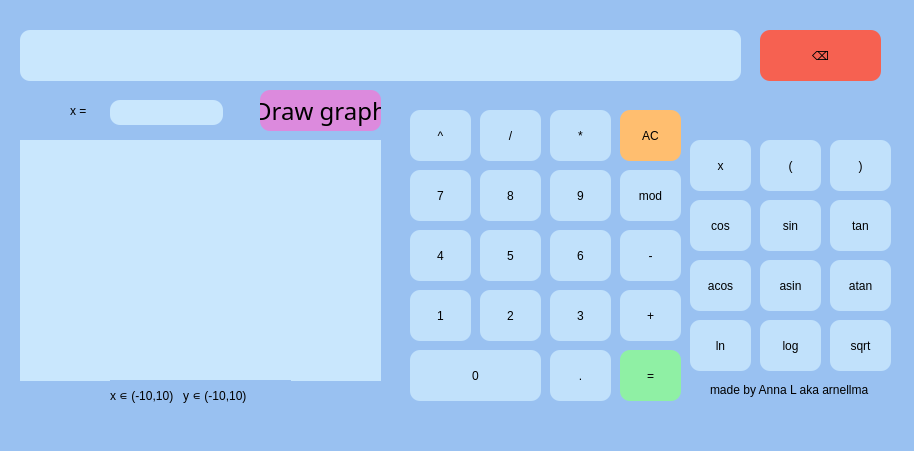
<?xml version="1.0" encoding="UTF-8"?>
<ui version="4.0">
 <class>MainWindow</class>
 <widget class="QMainWindow" name="MainWindow">
  <property name="geometry">
   <rect>
    <x>0</x>
    <y>0</y>
    <width>914</width>
    <height>451</height>
   </rect>
  </property>
  <property name="windowTitle">
   <string>MainWindow</string>
  </property>
  <property name="styleSheet">
   <string notr="true">background-color: rgb(153, 193, 241);</string>
  </property>
  <widget class="QWidget" name="centralwidget">
   <widget class="QPushButton" name="pushButton_0">
    <property name="geometry">
     <rect>
      <x>410</x>
      <y>350</y>
      <width>131</width>
      <height>51</height>
     </rect>
    </property>
    <property name="styleSheet">
     <string notr="true">border-radius: 10px;
background-color: rgba(201, 231, 253, 215);
font: 75 18pt &quot;Ubuntu Condensed&quot;;
</string>
    </property>
    <property name="text">
     <string>0</string>
    </property>
   </widget>
   <widget class="QPushButton" name="pushButton_dot">
    <property name="geometry">
     <rect>
      <x>550</x>
      <y>350</y>
      <width>61</width>
      <height>51</height>
     </rect>
    </property>
    <property name="styleSheet">
     <string notr="true">border-radius: 10px;
background-color: rgba(201, 231, 253, 215);
font: 75 18pt &quot;Ubuntu Condensed&quot;;
</string>
    </property>
    <property name="text">
     <string>.</string>
    </property>
   </widget>
   <widget class="QPushButton" name="pushButton_equal">
    <property name="geometry">
     <rect>
      <x>620</x>
      <y>350</y>
      <width>61</width>
      <height>51</height>
     </rect>
    </property>
    <property name="styleSheet">
     <string notr="true">border-radius: 10px;
font: 75 18pt &quot;Ubuntu Condensed&quot;;
background-color: rgb(143, 240, 164);
</string>
    </property>
    <property name="text">
     <string>=</string>
    </property>
   </widget>
   <widget class="QPushButton" name="pushButton_1">
    <property name="geometry">
     <rect>
      <x>410</x>
      <y>290</y>
      <width>61</width>
      <height>51</height>
     </rect>
    </property>
    <property name="styleSheet">
     <string notr="true">border-radius: 10px;
background-color: rgba(201, 231, 253, 215);
font: 75 18pt &quot;Ubuntu Condensed&quot;;
</string>
    </property>
    <property name="text">
     <string>1</string>
    </property>
   </widget>
   <widget class="QPushButton" name="pushButton_2">
    <property name="geometry">
     <rect>
      <x>480</x>
      <y>290</y>
      <width>61</width>
      <height>51</height>
     </rect>
    </property>
    <property name="styleSheet">
     <string notr="true">border-radius: 10px;
background-color: rgba(201, 231, 253, 215);
font: 75 18pt &quot;Ubuntu Condensed&quot;;
</string>
    </property>
    <property name="text">
     <string>2</string>
    </property>
   </widget>
   <widget class="QPushButton" name="pushButton_3">
    <property name="geometry">
     <rect>
      <x>550</x>
      <y>290</y>
      <width>61</width>
      <height>51</height>
     </rect>
    </property>
    <property name="styleSheet">
     <string notr="true">border-radius: 10px;
background-color: rgba(201, 231, 253, 215);
font: 75 18pt &quot;Ubuntu Condensed&quot;;

</string>
    </property>
    <property name="text">
     <string>3</string>
    </property>
   </widget>
   <widget class="QPushButton" name="pushButton_plus">
    <property name="geometry">
     <rect>
      <x>620</x>
      <y>290</y>
      <width>61</width>
      <height>51</height>
     </rect>
    </property>
    <property name="styleSheet">
     <string notr="true">border-radius: 10px;
background-color: rgba(201, 231, 253, 215);
font: 75 18pt &quot;Ubuntu Condensed&quot;;
</string>
    </property>
    <property name="text">
     <string>+</string>
    </property>
   </widget>
   <widget class="QPushButton" name="pushButton_4">
    <property name="geometry">
     <rect>
      <x>410</x>
      <y>230</y>
      <width>61</width>
      <height>51</height>
     </rect>
    </property>
    <property name="styleSheet">
     <string notr="true">border-radius: 10px;
background-color: rgba(201, 231, 253, 215);
font: 75 18pt &quot;Ubuntu Condensed&quot;;
</string>
    </property>
    <property name="text">
     <string>4</string>
    </property>
   </widget>
   <widget class="QPushButton" name="pushButton_5">
    <property name="geometry">
     <rect>
      <x>480</x>
      <y>230</y>
      <width>61</width>
      <height>51</height>
     </rect>
    </property>
    <property name="styleSheet">
     <string notr="true">border-radius: 10px;
background-color: rgba(201, 231, 253, 215);
font: 75 18pt &quot;Ubuntu Condensed&quot;;
</string>
    </property>
    <property name="text">
     <string>5</string>
    </property>
   </widget>
   <widget class="QPushButton" name="pushButton_6">
    <property name="geometry">
     <rect>
      <x>550</x>
      <y>230</y>
      <width>61</width>
      <height>51</height>
     </rect>
    </property>
    <property name="styleSheet">
     <string notr="true">border-radius: 10px;
background-color: rgba(201, 231, 253, 215);
font: 75 18pt &quot;Ubuntu Condensed&quot;;
</string>
    </property>
    <property name="text">
     <string>6</string>
    </property>
   </widget>
   <widget class="QPushButton" name="pushButton_minus">
    <property name="geometry">
     <rect>
      <x>620</x>
      <y>230</y>
      <width>61</width>
      <height>51</height>
     </rect>
    </property>
    <property name="styleSheet">
     <string notr="true">border-radius: 10px;
background-color: rgba(201, 231, 253, 215);
font: 75 18pt &quot;Ubuntu Condensed&quot;;
</string>
    </property>
    <property name="text">
     <string>-</string>
    </property>
   </widget>
   <widget class="QPushButton" name="pushButton_7">
    <property name="geometry">
     <rect>
      <x>410</x>
      <y>170</y>
      <width>61</width>
      <height>51</height>
     </rect>
    </property>
    <property name="styleSheet">
     <string notr="true">border-radius: 10px;
background-color: rgba(201, 231, 253, 215);
font: 75 18pt &quot;Ubuntu Condensed&quot;;
</string>
    </property>
    <property name="text">
     <string>7</string>
    </property>
   </widget>
   <widget class="QPushButton" name="pushButton_8">
    <property name="geometry">
     <rect>
      <x>480</x>
      <y>170</y>
      <width>61</width>
      <height>51</height>
     </rect>
    </property>
    <property name="styleSheet">
     <string notr="true">border-radius: 10px;
background-color: rgba(201, 231, 253, 215);
font: 75 18pt &quot;Ubuntu Condensed&quot;;
</string>
    </property>
    <property name="text">
     <string>8</string>
    </property>
   </widget>
   <widget class="QPushButton" name="pushButton_9">
    <property name="geometry">
     <rect>
      <x>550</x>
      <y>170</y>
      <width>61</width>
      <height>51</height>
     </rect>
    </property>
    <property name="styleSheet">
     <string notr="true">border-radius: 10px;
background-color: rgba(201, 231, 253, 215);
font: 75 18pt &quot;Ubuntu Condensed&quot;;
</string>
    </property>
    <property name="text">
     <string>9</string>
    </property>
   </widget>
   <widget class="QPushButton" name="pushButton_multiplication">
    <property name="geometry">
     <rect>
      <x>550</x>
      <y>110</y>
      <width>61</width>
      <height>51</height>
     </rect>
    </property>
    <property name="styleSheet">
     <string notr="true">border-radius: 10px;
background-color: rgba(201, 231, 253, 215);
font: 75 18pt &quot;Ubuntu Condensed&quot;;
</string>
    </property>
    <property name="text">
     <string>*</string>
    </property>
   </widget>
   <widget class="QPushButton" name="pushButton_pow">
    <property name="geometry">
     <rect>
      <x>410</x>
      <y>110</y>
      <width>61</width>
      <height>51</height>
     </rect>
    </property>
    <property name="styleSheet">
     <string notr="true">border-radius: 10px;
background-color: rgba(201, 231, 253, 215);
font: 75 18pt &quot;Ubuntu Condensed&quot;;
</string>
    </property>
    <property name="text">
     <string>^</string>
    </property>
   </widget>
   <widget class="QPushButton" name="pushButton_mod">
    <property name="geometry">
     <rect>
      <x>620</x>
      <y>170</y>
      <width>61</width>
      <height>51</height>
     </rect>
    </property>
    <property name="styleSheet">
     <string notr="true">border-radius: 10px;
background-color: rgba(201, 231, 253, 215);
font: 75 18pt &quot;Ubuntu Condensed&quot;;
</string>
    </property>
    <property name="text">
     <string>mod</string>
    </property>
   </widget>
   <widget class="QPushButton" name="pushButton_division">
    <property name="geometry">
     <rect>
      <x>480</x>
      <y>110</y>
      <width>61</width>
      <height>51</height>
     </rect>
    </property>
    <property name="styleSheet">
     <string notr="true">border-radius: 10px;
background-color: rgba(201, 231, 253, 215);
font: 75 18pt &quot;Ubuntu Condensed&quot;;
</string>
    </property>
    <property name="text">
     <string>/</string>
    </property>
   </widget>
   <widget class="QPushButton" name="pushButton_AC">
    <property name="geometry">
     <rect>
      <x>620</x>
      <y>110</y>
      <width>61</width>
      <height>51</height>
     </rect>
    </property>
    <property name="styleSheet">
     <string notr="true">background-color: rgb(255, 190, 111);
border-radius: 10px;
font: 75 18pt &quot;Ubuntu Condensed&quot;;
</string>
    </property>
    <property name="text">
     <string>AC</string>
    </property>
   </widget>
   <widget class="QPushButton" name="pushButton_backspace">
    <property name="geometry">
     <rect>
      <x>760</x>
      <y>30</y>
      <width>121</width>
      <height>51</height>
     </rect>
    </property>
    <property name="styleSheet">
     <string notr="true">background-color: rgb(246, 97, 81);
border-radius: 10px;
font: 75 18pt &quot;Ubuntu Condensed&quot;;
</string>
    </property>
    <property name="text">
     <string>⌫</string>
    </property>
   </widget>
   <widget class="QPushButton" name="pushButton_left_brace">
    <property name="geometry">
     <rect>
      <x>760</x>
      <y>140</y>
      <width>61</width>
      <height>51</height>
     </rect>
    </property>
    <property name="styleSheet">
     <string notr="true">border-radius: 10px;
background-color: rgba(201, 231, 253, 215);
font: 75 18pt &quot;Ubuntu Condensed&quot;;
</string>
    </property>
    <property name="text">
     <string>(</string>
    </property>
   </widget>
   <widget class="QPushButton" name="pushButton_right_brace">
    <property name="geometry">
     <rect>
      <x>830</x>
      <y>140</y>
      <width>61</width>
      <height>51</height>
     </rect>
    </property>
    <property name="styleSheet">
     <string notr="true">border-radius: 10px;
background-color: rgba(201, 231, 253, 215);
font: 75 18pt &quot;Ubuntu Condensed&quot;;
</string>
    </property>
    <property name="text">
     <string>)</string>
    </property>
   </widget>
   <widget class="QPushButton" name="pushButton_sqrt">
    <property name="geometry">
     <rect>
      <x>830</x>
      <y>320</y>
      <width>61</width>
      <height>51</height>
     </rect>
    </property>
    <property name="styleSheet">
     <string notr="true">border-radius: 10px;
background-color: rgba(201, 231, 253, 215);
font: 75 18pt &quot;Ubuntu Condensed&quot;;
</string>
    </property>
    <property name="text">
     <string>sqrt</string>
    </property>
   </widget>
   <widget class="QPushButton" name="pushButton_cos">
    <property name="geometry">
     <rect>
      <x>690</x>
      <y>200</y>
      <width>61</width>
      <height>51</height>
     </rect>
    </property>
    <property name="styleSheet">
     <string notr="true">border-radius: 10px;
background-color: rgba(201, 231, 253, 215);
font: 75 18pt &quot;Ubuntu Condensed&quot;;
</string>
    </property>
    <property name="text">
     <string>cos</string>
    </property>
   </widget>
   <widget class="QPushButton" name="pushButton_sin">
    <property name="geometry">
     <rect>
      <x>760</x>
      <y>200</y>
      <width>61</width>
      <height>51</height>
     </rect>
    </property>
    <property name="styleSheet">
     <string notr="true">border-radius: 10px;
background-color: rgba(201, 231, 253, 215);
font: 75 18pt &quot;Ubuntu Condensed&quot;;
</string>
    </property>
    <property name="text">
     <string>sin</string>
    </property>
   </widget>
   <widget class="QPushButton" name="pushButton_tan">
    <property name="geometry">
     <rect>
      <x>830</x>
      <y>200</y>
      <width>61</width>
      <height>51</height>
     </rect>
    </property>
    <property name="styleSheet">
     <string notr="true">border-radius: 10px;
background-color: rgba(201, 231, 253, 215);
font: 75 18pt &quot;Ubuntu Condensed&quot;;
</string>
    </property>
    <property name="text">
     <string>tan</string>
    </property>
   </widget>
   <widget class="QPushButton" name="pushButton_acos">
    <property name="geometry">
     <rect>
      <x>690</x>
      <y>260</y>
      <width>61</width>
      <height>51</height>
     </rect>
    </property>
    <property name="styleSheet">
     <string notr="true">border-radius: 10px;
background-color: rgba(201, 231, 253, 215);
font: 75 18pt &quot;Ubuntu Condensed&quot;;
</string>
    </property>
    <property name="text">
     <string>acos</string>
    </property>
   </widget>
   <widget class="QPushButton" name="pushButton_asin">
    <property name="geometry">
     <rect>
      <x>760</x>
      <y>260</y>
      <width>61</width>
      <height>51</height>
     </rect>
    </property>
    <property name="styleSheet">
     <string notr="true">border-radius: 10px;
background-color: rgba(201, 231, 253, 215);
font: 75 18pt &quot;Ubuntu Condensed&quot;;
</string>
    </property>
    <property name="text">
     <string>asin</string>
    </property>
   </widget>
   <widget class="QPushButton" name="pushButton_atan">
    <property name="geometry">
     <rect>
      <x>830</x>
      <y>260</y>
      <width>61</width>
      <height>51</height>
     </rect>
    </property>
    <property name="styleSheet">
     <string notr="true">border-radius: 10px;
background-color: rgba(201, 231, 253, 215);
font: 75 18pt &quot;Ubuntu Condensed&quot;;
</string>
    </property>
    <property name="text">
     <string>atan</string>
    </property>
   </widget>
   <widget class="QPushButton" name="pushButton_ln">
    <property name="geometry">
     <rect>
      <x>690</x>
      <y>320</y>
      <width>61</width>
      <height>51</height>
     </rect>
    </property>
    <property name="styleSheet">
     <string notr="true">border-radius: 10px;
background-color: rgba(201, 231, 253, 215);
font: 75 18pt &quot;Ubuntu Condensed&quot;;
</string>
    </property>
    <property name="text">
     <string>ln</string>
    </property>
   </widget>
   <widget class="QPushButton" name="pushButton_log">
    <property name="geometry">
     <rect>
      <x>760</x>
      <y>320</y>
      <width>61</width>
      <height>51</height>
     </rect>
    </property>
    <property name="styleSheet">
     <string notr="true">border-radius: 10px;
background-color: rgba(201, 231, 253, 215);
font: 75 18pt &quot;Ubuntu Condensed&quot;;
</string>
    </property>
    <property name="text">
     <string>log</string>
    </property>
   </widget>
   <widget class="QPushButton" name="pushButton_x">
    <property name="geometry">
     <rect>
      <x>690</x>
      <y>140</y>
      <width>61</width>
      <height>51</height>
     </rect>
    </property>
    <property name="styleSheet">
     <string notr="true">border-radius: 10px;
background-color: rgba(201, 231, 253, 215);
font: 75 18pt &quot;Ubuntu Condensed&quot;;
</string>
    </property>
    <property name="text">
     <string>x</string>
    </property>
   </widget>
   <widget class="QTextEdit" name="textEdit">
    <property name="geometry">
     <rect>
      <x>20</x>
      <y>30</y>
      <width>721</width>
      <height>51</height>
     </rect>
    </property>
    <property name="palette">
     <palette>
      <active>
       <colorrole role="WindowText">
        <brush brushstyle="SolidPattern">
         <color alpha="255">
          <red>0</red>
          <green>0</green>
          <blue>0</blue>
         </color>
        </brush>
       </colorrole>
       <colorrole role="Button">
        <brush brushstyle="SolidPattern">
         <color alpha="255">
          <red>201</red>
          <green>231</green>
          <blue>253</blue>
         </color>
        </brush>
       </colorrole>
       <colorrole role="Light">
        <brush brushstyle="SolidPattern">
         <color alpha="255">
          <red>255</red>
          <green>255</green>
          <blue>255</blue>
         </color>
        </brush>
       </colorrole>
       <colorrole role="Midlight">
        <brush brushstyle="SolidPattern">
         <color alpha="255">
          <red>208</red>
          <green>219</green>
          <blue>249</blue>
         </color>
        </brush>
       </colorrole>
       <colorrole role="Dark">
        <brush brushstyle="SolidPattern">
         <color alpha="255">
          <red>80</red>
          <green>91</green>
          <blue>121</blue>
         </color>
        </brush>
       </colorrole>
       <colorrole role="Mid">
        <brush brushstyle="SolidPattern">
         <color alpha="255">
          <red>107</red>
          <green>122</green>
          <blue>162</blue>
         </color>
        </brush>
       </colorrole>
       <colorrole role="Text">
        <brush brushstyle="SolidPattern">
         <color alpha="255">
          <red>0</red>
          <green>0</green>
          <blue>0</blue>
         </color>
        </brush>
       </colorrole>
       <colorrole role="BrightText">
        <brush brushstyle="SolidPattern">
         <color alpha="255">
          <red>255</red>
          <green>255</green>
          <blue>255</blue>
         </color>
        </brush>
       </colorrole>
       <colorrole role="ButtonText">
        <brush brushstyle="SolidPattern">
         <color alpha="255">
          <red>0</red>
          <green>0</green>
          <blue>0</blue>
         </color>
        </brush>
       </colorrole>
       <colorrole role="Base">
        <brush brushstyle="SolidPattern">
         <color alpha="255">
          <red>201</red>
          <green>231</green>
          <blue>253</blue>
         </color>
        </brush>
       </colorrole>
       <colorrole role="Window">
        <brush brushstyle="SolidPattern">
         <color alpha="255">
          <red>201</red>
          <green>231</green>
          <blue>253</blue>
         </color>
        </brush>
       </colorrole>
       <colorrole role="Shadow">
        <brush brushstyle="SolidPattern">
         <color alpha="255">
          <red>0</red>
          <green>0</green>
          <blue>0</blue>
         </color>
        </brush>
       </colorrole>
       <colorrole role="AlternateBase">
        <brush brushstyle="SolidPattern">
         <color alpha="255">
          <red>208</red>
          <green>219</green>
          <blue>249</blue>
         </color>
        </brush>
       </colorrole>
       <colorrole role="ToolTipBase">
        <brush brushstyle="SolidPattern">
         <color alpha="255">
          <red>255</red>
          <green>255</green>
          <blue>220</blue>
         </color>
        </brush>
       </colorrole>
       <colorrole role="ToolTipText">
        <brush brushstyle="SolidPattern">
         <color alpha="255">
          <red>0</red>
          <green>0</green>
          <blue>0</blue>
         </color>
        </brush>
       </colorrole>
       <colorrole role="PlaceholderText">
        <brush brushstyle="SolidPattern">
         <color alpha="128">
          <red>0</red>
          <green>0</green>
          <blue>0</blue>
         </color>
        </brush>
       </colorrole>
      </active>
      <inactive>
       <colorrole role="WindowText">
        <brush brushstyle="SolidPattern">
         <color alpha="255">
          <red>0</red>
          <green>0</green>
          <blue>0</blue>
         </color>
        </brush>
       </colorrole>
       <colorrole role="Button">
        <brush brushstyle="SolidPattern">
         <color alpha="255">
          <red>201</red>
          <green>231</green>
          <blue>253</blue>
         </color>
        </brush>
       </colorrole>
       <colorrole role="Light">
        <brush brushstyle="SolidPattern">
         <color alpha="255">
          <red>255</red>
          <green>255</green>
          <blue>255</blue>
         </color>
        </brush>
       </colorrole>
       <colorrole role="Midlight">
        <brush brushstyle="SolidPattern">
         <color alpha="255">
          <red>208</red>
          <green>219</green>
          <blue>249</blue>
         </color>
        </brush>
       </colorrole>
       <colorrole role="Dark">
        <brush brushstyle="SolidPattern">
         <color alpha="255">
          <red>80</red>
          <green>91</green>
          <blue>121</blue>
         </color>
        </brush>
       </colorrole>
       <colorrole role="Mid">
        <brush brushstyle="SolidPattern">
         <color alpha="255">
          <red>107</red>
          <green>122</green>
          <blue>162</blue>
         </color>
        </brush>
       </colorrole>
       <colorrole role="Text">
        <brush brushstyle="SolidPattern">
         <color alpha="255">
          <red>0</red>
          <green>0</green>
          <blue>0</blue>
         </color>
        </brush>
       </colorrole>
       <colorrole role="BrightText">
        <brush brushstyle="SolidPattern">
         <color alpha="255">
          <red>255</red>
          <green>255</green>
          <blue>255</blue>
         </color>
        </brush>
       </colorrole>
       <colorrole role="ButtonText">
        <brush brushstyle="SolidPattern">
         <color alpha="255">
          <red>0</red>
          <green>0</green>
          <blue>0</blue>
         </color>
        </brush>
       </colorrole>
       <colorrole role="Base">
        <brush brushstyle="SolidPattern">
         <color alpha="255">
          <red>201</red>
          <green>231</green>
          <blue>253</blue>
         </color>
        </brush>
       </colorrole>
       <colorrole role="Window">
        <brush brushstyle="SolidPattern">
         <color alpha="255">
          <red>201</red>
          <green>231</green>
          <blue>253</blue>
         </color>
        </brush>
       </colorrole>
       <colorrole role="Shadow">
        <brush brushstyle="SolidPattern">
         <color alpha="255">
          <red>0</red>
          <green>0</green>
          <blue>0</blue>
         </color>
        </brush>
       </colorrole>
       <colorrole role="AlternateBase">
        <brush brushstyle="SolidPattern">
         <color alpha="255">
          <red>208</red>
          <green>219</green>
          <blue>249</blue>
         </color>
        </brush>
       </colorrole>
       <colorrole role="ToolTipBase">
        <brush brushstyle="SolidPattern">
         <color alpha="255">
          <red>255</red>
          <green>255</green>
          <blue>220</blue>
         </color>
        </brush>
       </colorrole>
       <colorrole role="ToolTipText">
        <brush brushstyle="SolidPattern">
         <color alpha="255">
          <red>0</red>
          <green>0</green>
          <blue>0</blue>
         </color>
        </brush>
       </colorrole>
       <colorrole role="PlaceholderText">
        <brush brushstyle="SolidPattern">
         <color alpha="128">
          <red>0</red>
          <green>0</green>
          <blue>0</blue>
         </color>
        </brush>
       </colorrole>
      </inactive>
      <disabled>
       <colorrole role="WindowText">
        <brush brushstyle="SolidPattern">
         <color alpha="255">
          <red>80</red>
          <green>91</green>
          <blue>121</blue>
         </color>
        </brush>
       </colorrole>
       <colorrole role="Button">
        <brush brushstyle="SolidPattern">
         <color alpha="255">
          <red>201</red>
          <green>231</green>
          <blue>253</blue>
         </color>
        </brush>
       </colorrole>
       <colorrole role="Light">
        <brush brushstyle="SolidPattern">
         <color alpha="255">
          <red>255</red>
          <green>255</green>
          <blue>255</blue>
         </color>
        </brush>
       </colorrole>
       <colorrole role="Midlight">
        <brush brushstyle="SolidPattern">
         <color alpha="255">
          <red>208</red>
          <green>219</green>
          <blue>249</blue>
         </color>
        </brush>
       </colorrole>
       <colorrole role="Dark">
        <brush brushstyle="SolidPattern">
         <color alpha="255">
          <red>80</red>
          <green>91</green>
          <blue>121</blue>
         </color>
        </brush>
       </colorrole>
       <colorrole role="Mid">
        <brush brushstyle="SolidPattern">
         <color alpha="255">
          <red>107</red>
          <green>122</green>
          <blue>162</blue>
         </color>
        </brush>
       </colorrole>
       <colorrole role="Text">
        <brush brushstyle="SolidPattern">
         <color alpha="255">
          <red>80</red>
          <green>91</green>
          <blue>121</blue>
         </color>
        </brush>
       </colorrole>
       <colorrole role="BrightText">
        <brush brushstyle="SolidPattern">
         <color alpha="255">
          <red>255</red>
          <green>255</green>
          <blue>255</blue>
         </color>
        </brush>
       </colorrole>
       <colorrole role="ButtonText">
        <brush brushstyle="SolidPattern">
         <color alpha="255">
          <red>80</red>
          <green>91</green>
          <blue>121</blue>
         </color>
        </brush>
       </colorrole>
       <colorrole role="Base">
        <brush brushstyle="SolidPattern">
         <color alpha="255">
          <red>201</red>
          <green>231</green>
          <blue>253</blue>
         </color>
        </brush>
       </colorrole>
       <colorrole role="Window">
        <brush brushstyle="SolidPattern">
         <color alpha="255">
          <red>201</red>
          <green>231</green>
          <blue>253</blue>
         </color>
        </brush>
       </colorrole>
       <colorrole role="Shadow">
        <brush brushstyle="SolidPattern">
         <color alpha="255">
          <red>0</red>
          <green>0</green>
          <blue>0</blue>
         </color>
        </brush>
       </colorrole>
       <colorrole role="AlternateBase">
        <brush brushstyle="SolidPattern">
         <color alpha="255">
          <red>161</red>
          <green>183</green>
          <blue>243</blue>
         </color>
        </brush>
       </colorrole>
       <colorrole role="ToolTipBase">
        <brush brushstyle="SolidPattern">
         <color alpha="255">
          <red>255</red>
          <green>255</green>
          <blue>220</blue>
         </color>
        </brush>
       </colorrole>
       <colorrole role="ToolTipText">
        <brush brushstyle="SolidPattern">
         <color alpha="255">
          <red>0</red>
          <green>0</green>
          <blue>0</blue>
         </color>
        </brush>
       </colorrole>
       <colorrole role="PlaceholderText">
        <brush brushstyle="SolidPattern">
         <color alpha="128">
          <red>0</red>
          <green>0</green>
          <blue>0</blue>
         </color>
        </brush>
       </colorrole>
      </disabled>
     </palette>
    </property>
    <property name="font">
     <font>
      <family>Ubuntu Condensed</family>
      <pointsize>18</pointsize>
      <weight>9</weight>
      <italic>false</italic>
      <bold>false</bold>
     </font>
    </property>
    <property name="autoFillBackground">
     <bool>false</bool>
    </property>
    <property name="styleSheet">
     <string notr="true">background-color: rgb(201, 231, 253);
border-radius: 10px;
font: 75 18pt &quot;Ubuntu Condensed&quot;;
</string>
    </property>
    <property name="lineWrapColumnOrWidth">
     <number>0</number>
    </property>
    <property name="readOnly">
     <bool>true</bool>
    </property>
   </widget>
   <widget class="QLabel" name="label">
    <property name="geometry">
     <rect>
      <x>70</x>
      <y>100</y>
      <width>41</width>
      <height>21</height>
     </rect>
    </property>
    <property name="styleSheet">
     <string notr="true">font: 75 18pt &quot;Ubuntu Condensed&quot;;
</string>
    </property>
    <property name="text">
     <string>x =</string>
    </property>
   </widget>
   <widget class="QLineEdit" name="inputX">
    <property name="geometry">
     <rect>
      <x>110</x>
      <y>100</y>
      <width>113</width>
      <height>25</height>
     </rect>
    </property>
    <property name="styleSheet">
     <string notr="true">background-color: rgb(201, 231, 253);
border-radius: 10px;
font: 75 18pt &quot;Ubuntu Condensed&quot;;
</string>
    </property>
   </widget>
   <widget class="QPushButton" name="show_graphic">
    <property name="geometry">
     <rect>
      <x>260</x>
      <y>90</y>
      <width>121</width>
      <height>41</height>
     </rect>
    </property>
    <property name="font">
     <font>
      <family>Ubuntu Condensed</family>
      <pointsize>18</pointsize>
      <weight>9</weight>
      <italic>false</italic>
      <bold>false</bold>
     </font>
    </property>
    <property name="styleSheet">
     <string notr="true">border-radius: 10px;
background-color: rgb(220, 138, 221);
font: 75 18pt &quot;Ubuntu Condensed&quot;;
</string>
    </property>
    <property name="text">
     <string>Draw graph</string>
    </property>
   </widget>
   <widget class="QCustomPlot" name="customPlot" native="true">
    <property name="geometry">
     <rect>
      <x>20</x>
      <y>140</y>
      <width>361</width>
      <height>241</height>
     </rect>
    </property>
    <property name="styleSheet">
     <string notr="true">background-color: rgb(201, 231, 253);</string>
    </property>
   </widget>
   <widget class="QLabel" name="label_3">
    <property name="geometry">
     <rect>
      <x>710</x>
      <y>380</y>
      <width>161</width>
      <height>20</height>
     </rect>
    </property>
    <property name="styleSheet">
     <string notr="true">font: italic 11pt &quot;Ubuntu Condensed&quot;;</string>
    </property>
    <property name="text">
     <string>made by Anna L aka arnellma</string>
    </property>
   </widget>
   <widget class="QLabel" name="label_4">
    <property name="geometry">
     <rect>
      <x>110</x>
      <y>380</y>
      <width>181</width>
      <height>31</height>
     </rect>
    </property>
    <property name="text">
     <string>x ∊ (-10,10)   y ∊ (-10,10)</string>
    </property>
   </widget>
  </widget>
  <widget class="QMenuBar" name="menubar">
   <property name="geometry">
    <rect>
     <x>0</x>
     <y>0</y>
     <width>914</width>
     <height>22</height>
    </rect>
   </property>
  </widget>
  <widget class="QStatusBar" name="statusbar"/>
 </widget>
 <customwidgets>
  <customwidget>
   <class>QCustomPlot</class>
   <extends>QWidget</extends>
   <header>qcustomplot.h</header>
   <container>1</container>
  </customwidget>
 </customwidgets>
 <resources/>
 <connections/>
</ui>
